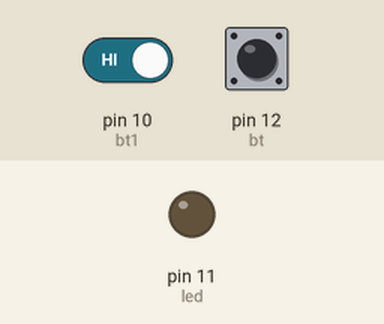
A sketch run on a simulated Arduino Uno, built with avr-gcc and run on an emulated ATmega328P. On the bench: output pins drawn as LEDs (lit = HIGH). The test bench sets the inputs (shaded band); at power-on: pin 12 (bt) HIGH, pin 10 (bt1) HIGH.

Above: at 1.2 s.
1.3 s: pin 12 (bt) pulled LOW for 0.15 s
At 1.8 s:
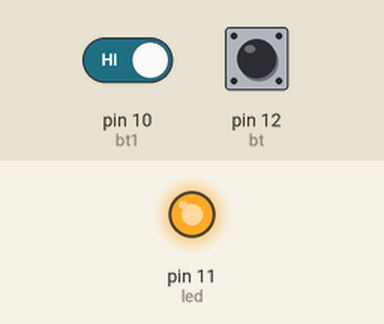
2.9 s: pin 10 (bt1) driven LOW
At 4.2 s:
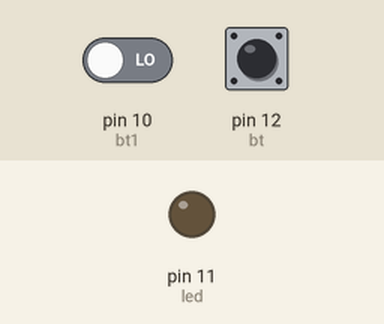
Timing chart, 0 to 5.9 s (numbered marks = the images above; inputs shaded):
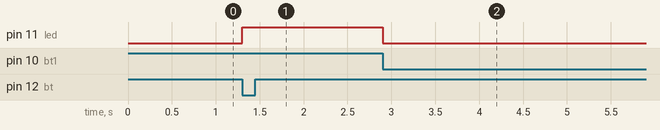

Measured:
- after the input at 1.3 s, pin 11 (led): LOW → HIGH at once
- after the input at 2.9 s, pin 11 (led): HIGH → LOW at once

The sketch:

projeto2.ino
```cpp
// Depoimento do cliente: “Vocês fizeram há um tempo um timer para a minha secadora. Em
// princípio ele era só um timerzinho bem simplinho, depois vocês colocaram um LCD pra me
// mostrar quanto tempo faltava para acabar a secagem... agora, estou ficando mais exigente! Estou
// achando um saco ter que desligar e ligar o timer toda vez que tenho que secar roupas. Eu quero
// que, quando a secadora estiver desligada, um simples apertar de botão a ligue de volta.”.
// Restrição1: Utilizem como base para este projeto a adaptação feita no roteiro 5, onde vocês
// inseriram a função printf().


#define bt 12
#define bt1 10
#define led 11


void setup(){

    pinMode(bt, INPUT_PULLUP);
    pinMode(led, OUTPUT);
    Serial.begin(9600);

}

void loop(){

if(digitalRead(bt) == 0){

        digitalWrite(led, HIGH);
        while(digitalRead(bt) == 0){}

    }

if(digitalRead(bt1) == 0){

        digitalWrite(led, LOW);
         while(digitalRead(bt1) == 0){}


    }

}

// #include <Adafruit_LiquidCrystal.h>
// Adafruit_LiquidCrystal lcd_1(0);

// int tempo = 300
// int cooler

// void setup()
// {
//   lcd_1.begin(16, 2);
//   pinMode(13, OUTPUT);

// }

// void loop(){

//     delay(250);


//     if(tempo > 0){

//     lcd_1.clear();
//     lcd_1.print("Ligada!");
//     tempo --;
//     digitalWrite(secadora, 1);

//     }else{

//     digitalWrite(secadora, 0);
//     lcd_1.clear();
//     lcd_1.print("Desligada!");

// }
```
